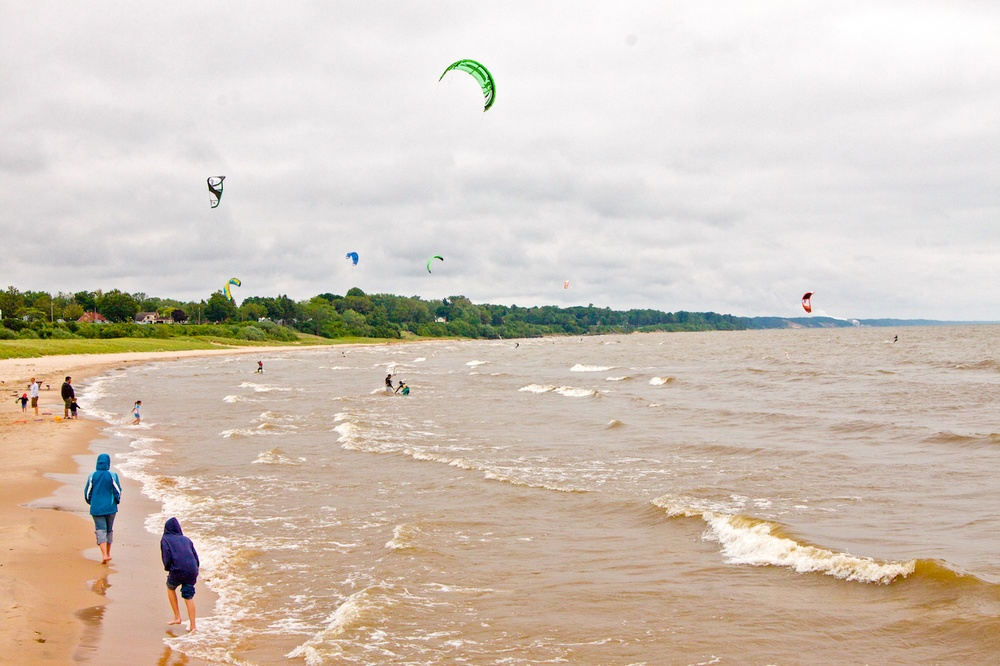
#> input picture res/image2.jpg, 1000 x 666 px, shrunk from 1352 x 900 before the run
$ python ex01.py
#> lines starting #> are read from the running program, lines starting #| are printed output that depends on the picture
#%%
import matplotlib
import matplotlib.pyplot as plt
import matplotlib.image as mpimg

import numpy as np

import PIL.Image as Image
import PIL.ImageColor as ImageColor
import PIL.ImageDraw as ImageDraw
import PIL.ImageFont as ImageFont


print(matplotlib.__version__)

# %%
plt.xlabel('city')
plt.ylabel('zombie')
plt.title('zombie status')
plt.plot(["seoul","tokeyo","sangah"],[12,200,150])
plt.show()


#%%
a = [x for x in range(-5,5)]
b = [y for y in range(0,10)]

print(a)
print(b)

plt.plot(a,b)

plt.show()
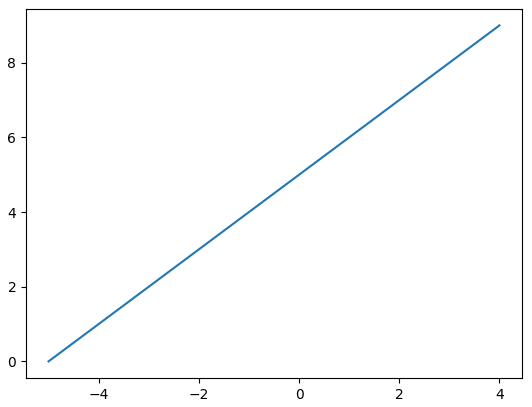
#> figure drawn by matplotlib, 1 panel; curve peaks at x = 4, y = 9

# %%
img=mpimg.imread('../res/image2.jpg')
#> img is the input picture: shape (666, 1000, 3); mean R, G, B 210.1, 197.8, 185.8
imgplot = plt.imshow(img)

# %%
plt.plot([1,2,3],[100,50,70])
plt.show()
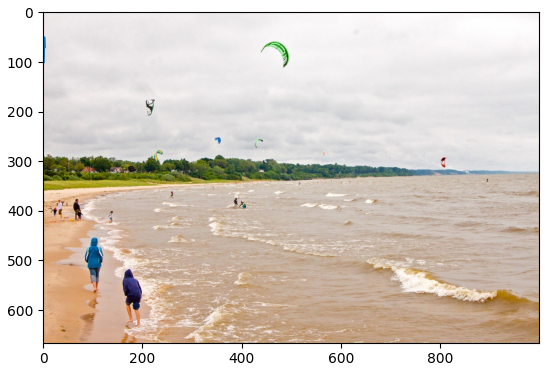
#> figure drawn by matplotlib, 1 panel


# %%

$ run again, with res/1604097526765_image.jpg copied over res/image2.jpg
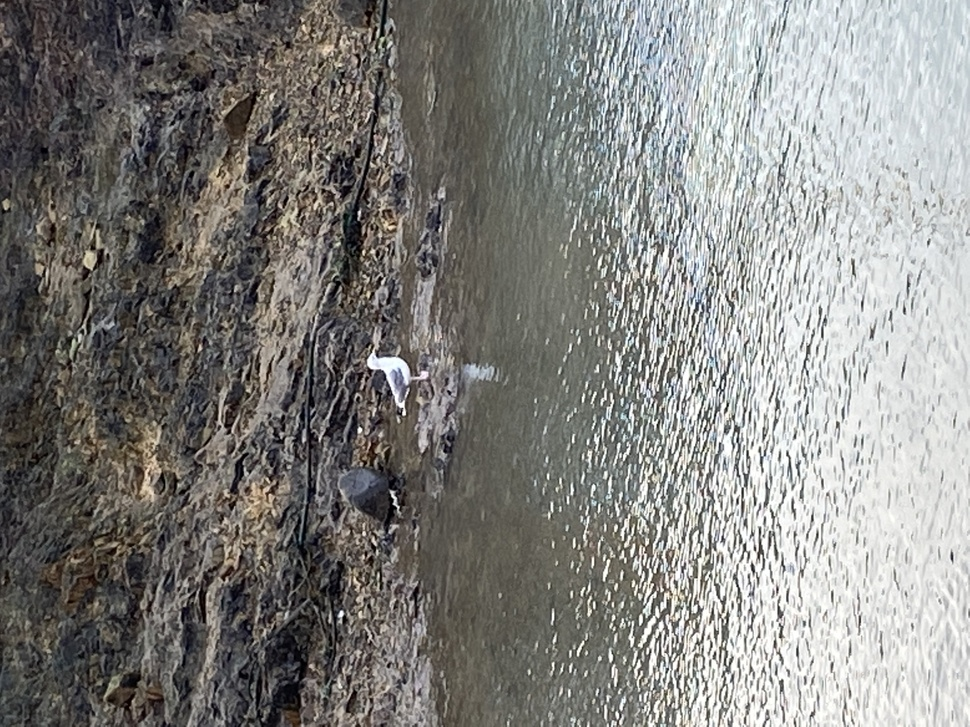
#> input picture res/1604097526765_image.jpg, 970 x 727 px, shrunk from 4032 x 3024 before the run
#> img is the input picture: shape (727, 970, 3); mean R, G, B 132.3, 131.6, 128.5
#> `plt.show()`:
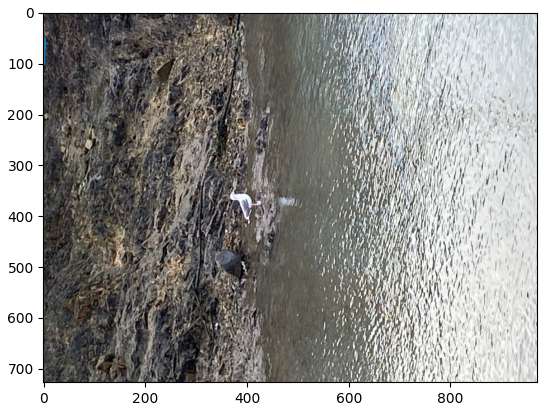
#> figure drawn by matplotlib, 1 panel
